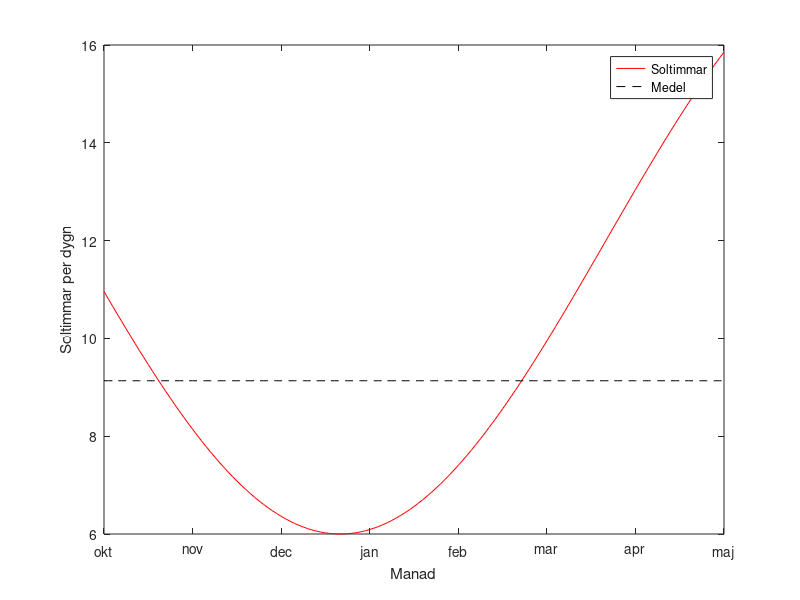

Write the MATLAB code that produced this figure.
function ret = sunhours()

strMonths = {'jan', 'feb', 'mar', 'apr', 'maj', 'jun', 'jul', 'aug', ...
	    'sep', 'okt', 'nov', 'dec'};
Warm = [9, 12+4];

avg = (Primitive(Warm(2))-Primitive(Warm(1)))/...
      (Warm(2)-Warm(1));

months = Warm(1):0.05:Warm(2);
h = figure(1);
plot(months, TotalHours(months),'r')
hold on
plot(months, avg*ones(1,size(months,2)), '--', 'Color', 'k')
ylabel('Soltimmar per dygn')
xlabel('Manad')
set(gca, 'Xtick', Warm(1):Warm(2), ...
	 'XTickLabel', strMonths(mod((Warm(1):Warm(2)),12)+1))
hold off
legend('Soltimmar', 'Medel', 'Location', 'best')
set(h, 'Position', [100,100,400,200])
xlim(Warm)
ret = avg;

function val = TotalHours(t)
val = 12-6*cos(pi*(t+1/3)/6);

function val = Primitive(t)
val = 12*t-36*sin(pi*(t+1/3)/6)/pi;